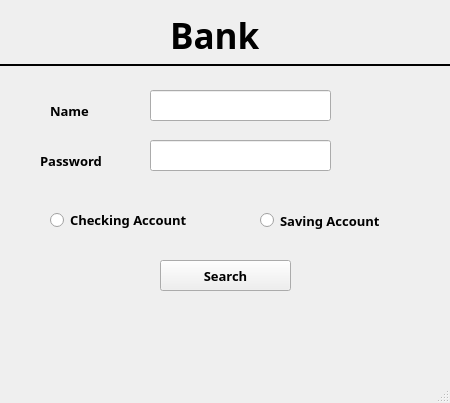
<?xml version="1.0" encoding="UTF-8"?>
<ui version="4.0">
 <class>MainWindow</class>
 <widget class="QMainWindow" name="MainWindow">
  <property name="enabled">
   <bool>true</bool>
  </property>
  <property name="geometry">
   <rect>
    <x>0</x>
    <y>0</y>
    <width>450</width>
    <height>403</height>
   </rect>
  </property>
  <property name="minimumSize">
   <size>
    <width>450</width>
    <height>400</height>
   </size>
  </property>
  <property name="maximumSize">
   <size>
    <width>450</width>
    <height>1000</height>
   </size>
  </property>
  <property name="font">
   <font>
    <weight>75</weight>
    <bold>true</bold>
   </font>
  </property>
  <property name="windowTitle">
   <string>MainWindow</string>
  </property>
  <property name="autoFillBackground">
   <bool>false</bool>
  </property>
  <widget class="QWidget" name="centralwidget">
   <widget class="QLabel" name="label">
    <property name="geometry">
     <rect>
      <x>50</x>
      <y>100</y>
      <width>81</width>
      <height>21</height>
     </rect>
    </property>
    <property name="font">
     <font>
      <family>Rockwell Extra Bold</family>
      <pointsize>10</pointsize>
      <weight>75</weight>
      <bold>true</bold>
     </font>
    </property>
    <property name="text">
     <string>Name</string>
    </property>
   </widget>
   <widget class="QLabel" name="label_2">
    <property name="geometry">
     <rect>
      <x>170</x>
      <y>20</y>
      <width>191</width>
      <height>31</height>
     </rect>
    </property>
    <property name="font">
     <font>
      <family>Old English Text MT</family>
      <pointsize>26</pointsize>
     </font>
    </property>
    <property name="text">
     <string>Bank</string>
    </property>
   </widget>
   <widget class="QLineEdit" name="lineEdit">
    <property name="geometry">
     <rect>
      <x>150</x>
      <y>90</y>
      <width>181</width>
      <height>31</height>
     </rect>
    </property>
   </widget>
   <widget class="QPushButton" name="pushButton">
    <property name="geometry">
     <rect>
      <x>160</x>
      <y>260</y>
      <width>131</width>
      <height>31</height>
     </rect>
    </property>
    <property name="font">
     <font>
      <family>Rockwell Extra Bold</family>
      <pointsize>10</pointsize>
     </font>
    </property>
    <property name="autoFillBackground">
     <bool>true</bool>
    </property>
    <property name="text">
     <string>Search</string>
    </property>
   </widget>
   <widget class="Line" name="line">
    <property name="geometry">
     <rect>
      <x>-10</x>
      <y>40</y>
      <width>701</width>
      <height>51</height>
     </rect>
    </property>
    <property name="font">
     <font>
      <pointsize>22</pointsize>
      <weight>75</weight>
      <bold>true</bold>
     </font>
    </property>
    <property name="frameShadow">
     <enum>QFrame::Plain</enum>
    </property>
    <property name="lineWidth">
     <number>2</number>
    </property>
    <property name="midLineWidth">
     <number>2</number>
    </property>
    <property name="orientation">
     <enum>Qt::Horizontal</enum>
    </property>
   </widget>
   <widget class="QRadioButton" name="radioButton">
    <property name="geometry">
     <rect>
      <x>50</x>
      <y>210</y>
      <width>151</width>
      <height>20</height>
     </rect>
    </property>
    <property name="font">
     <font>
      <family>Rockwell Condensed</family>
      <pointsize>10</pointsize>
     </font>
    </property>
    <property name="text">
     <string>Checking Account</string>
    </property>
   </widget>
   <widget class="QRadioButton" name="radioButton_2">
    <property name="geometry">
     <rect>
      <x>260</x>
      <y>210</y>
      <width>141</width>
      <height>21</height>
     </rect>
    </property>
    <property name="font">
     <font>
      <family>Rockwell Condensed</family>
      <pointsize>10</pointsize>
     </font>
    </property>
    <property name="text">
     <string>Saving Account</string>
    </property>
   </widget>
   <widget class="QLabel" name="label_3">
    <property name="geometry">
     <rect>
      <x>40</x>
      <y>150</y>
      <width>111</width>
      <height>21</height>
     </rect>
    </property>
    <property name="font">
     <font>
      <family>Rockwell Extra Bold</family>
      <pointsize>10</pointsize>
      <weight>75</weight>
      <bold>true</bold>
     </font>
    </property>
    <property name="text">
     <string>Password</string>
    </property>
   </widget>
   <widget class="QLineEdit" name="lineEdit_2">
    <property name="geometry">
     <rect>
      <x>150</x>
      <y>140</y>
      <width>181</width>
      <height>31</height>
     </rect>
    </property>
   </widget>
  </widget>
  <widget class="QMenuBar" name="menubar">
   <property name="geometry">
    <rect>
     <x>0</x>
     <y>0</y>
     <width>450</width>
     <height>26</height>
    </rect>
   </property>
  </widget>
  <widget class="QStatusBar" name="statusbar"/>
 </widget>
 <resources/>
 <connections/>
</ui>
